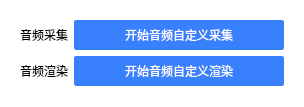
<?xml version="1.0" encoding="UTF-8"?>
<ui version="4.0">
 <class>CustomAudioCapture</class>
 <widget class="QDialog" name="CustomAudioCapture">
  <property name="geometry">
   <rect>
    <x>0</x>
    <y>0</y>
    <width>304</width>
    <height>107</height>
   </rect>
  </property>
  <property name="windowTitle">
   <string>自定义音频采集渲染</string>
  </property>
  <property name="styleSheet">
   <string notr="true">#CustomAudioCapture {
	background: rgb(255,255,255);
}
QPushButton {
	background:rgb(57,129,252);
	color: rgb(255,255,255);
	border: 1px solid rgb(57,129,252);
	border-radius: 2px;
	min-height: 28px;
	min-width: 76px;
}
QPushButton:hover, QPushButton:pressed {
	background: rgb(5,117,197);
}</string>
  </property>
  <layout class="QFormLayout" name="formLayout">
   <property name="leftMargin">
    <number>20</number>
   </property>
   <property name="topMargin">
    <number>20</number>
   </property>
   <property name="rightMargin">
    <number>20</number>
   </property>
   <property name="bottomMargin">
    <number>20</number>
   </property>
   <item row="0" column="0">
    <widget class="QLabel" name="label">
     <property name="text">
      <string>音频采集</string>
     </property>
    </widget>
   </item>
   <item row="0" column="1">
    <widget class="QPushButton" name="btnCustomCap">
     <property name="text">
      <string>开始音频自定义采集</string>
     </property>
    </widget>
   </item>
   <item row="1" column="0">
    <widget class="QLabel" name="label_2">
     <property name="text">
      <string>音频渲染</string>
     </property>
    </widget>
   </item>
   <item row="1" column="1">
    <widget class="QPushButton" name="btnCustomRender">
     <property name="text">
      <string>开始音频自定义渲染</string>
     </property>
    </widget>
   </item>
  </layout>
 </widget>
 <layoutdefault spacing="6" margin="11"/>
 <resources/>
 <connections/>
</ui>
